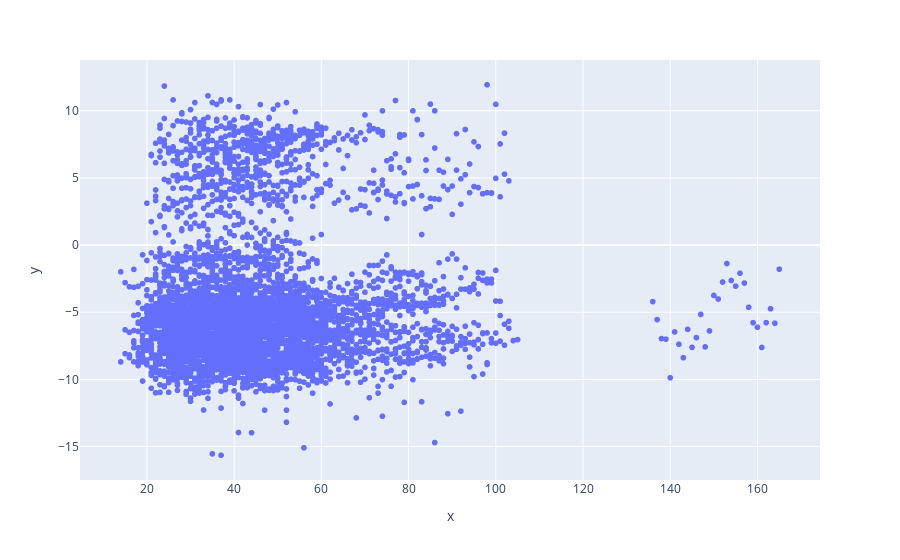

Notebook cell for this chart:
### Code cell
fig = px.scatter(y = df_1_gest['acc_x'], x=df_1_gest['sequence_counter'])
fig.show()

### Figure 1 — Plotly figure (JSON) as saved in the notebook; plotly's stock layout.template omitted (floating-point values rounded to 4 significant figures; data arrays with more than 128 entries replaced by an {"elided": "..."} marker saying what was removed)
{"data": [{"hovertemplate": "x=%{x}<br>y=%{y}<extra></extra>", "legendgroup": "", "marker": {"color": "#636efa", "symbol": "circle"}, "mode": "markers", "name": "", "showlegend": false, "type": "scattergl", "x": {"elided": "4889 int values"}, "xaxis": "x", "y": {"elided": "4889 float values"}, "yaxis": "y"}], "layout": {"legend": {"tracegroupgap": 0}, "margin": {"t": 60}, "xaxis": {"anchor": "y", "domain": [0, 1], "title": {"text": "x"}}, "yaxis": {"anchor": "x", "domain": [0, 1], "title": {"text": "y"}}}}
